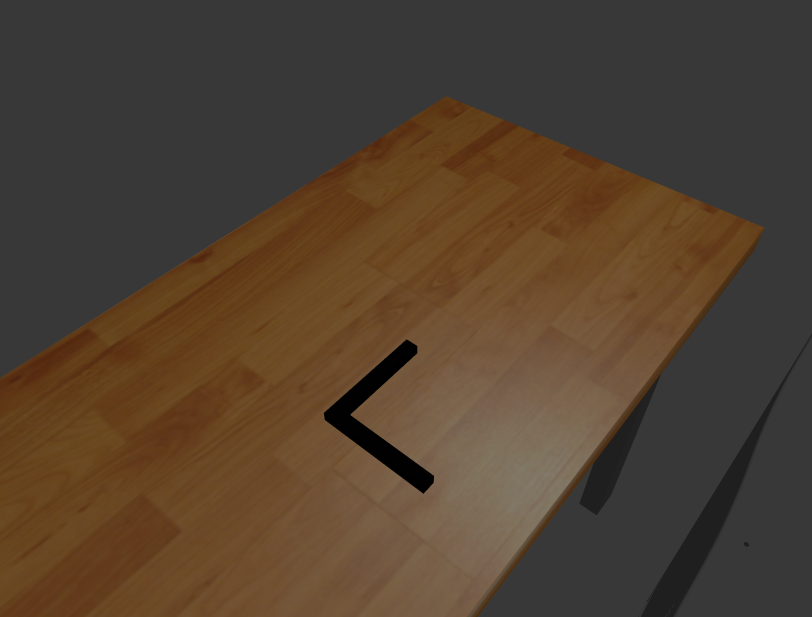
//> input picture templateRight.png, 1624 x 1234 px (shown at 1/2 size)
$ ./frameDetection   (built with g++ and OpenCV 4)
//> lines starting //> are read from the running program, lines starting //| are printed output that depends on the picture; after the words box and inside, x2 and y2 are one past the last pixel; in counts of white or black regions, pixels touching at a corner belong together
#include <opencv2/highgui/highgui.hpp>
#include <opencv2/core/core.hpp>
#include <opencv/cv.hpp>
#include <opencv2/imgproc.hpp>
#include <iostream>

using namespace std;
using namespace cv;

void getPiecesCenter(Mat &frame, Mat &thresholdImage, Mat &output, int run);

int main(){
    Mat frame1 = imread("templateRight.png", IMREAD_GRAYSCALE);
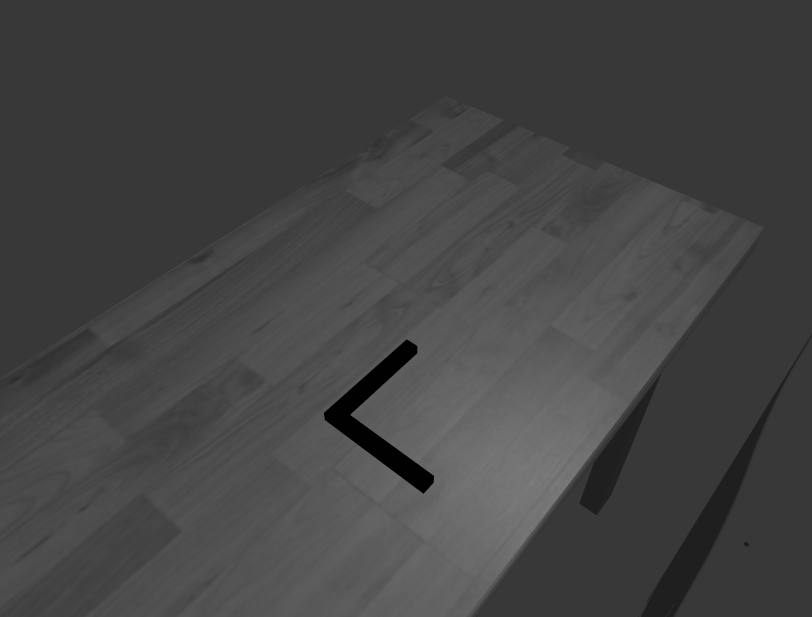
//> frame1: 1234 rows x 1624 cols, CV_8UC1 (shown at 1/2 size); min 0, max 125, mean 67.9
    Mat canny1 = Mat::zeros(frame1.size(), CV_8UC3);
    Mat output1 = Mat::zeros(frame1.size(), CV_8UC3);

    getPiecesCenter(frame1, canny1, output1, 1);
    getPiecesCenter(frame1, canny1, output1, 1);
    getPiecesCenter(frame1, canny1, output1, 1);
    getPiecesCenter(frame1, canny1, output1, 1);
    getPiecesCenter(frame1, canny1, output1, 1);

    imshow("FRAME1", frame1);
    imshow("CANNY1", canny1);
    imshow("OUT1", output1);

    waitKey(0);
    destroyAllWindows();
    return 0;
}

void getPiecesCenter(Mat &frame, Mat &thresholdImage, Mat &output, int run){
//> called with run = 1
    // [13 lines of commented-out code are left out]

    double xCenter = frame.size().width/2;
//> xCenter = 812
    double yCenter = frame.size().height/2;
//> yCenter = 617

    medianBlur(frame,frame,7);
//> frame: 1234 rows x 1624 cols, CV_8UC1; 15.96% of pixels changed, all inside (x1, y1, x2, y2) = (0, 192, 1624, 1234)

    Canny(frame, thresholdImage, 255, 255, 3);
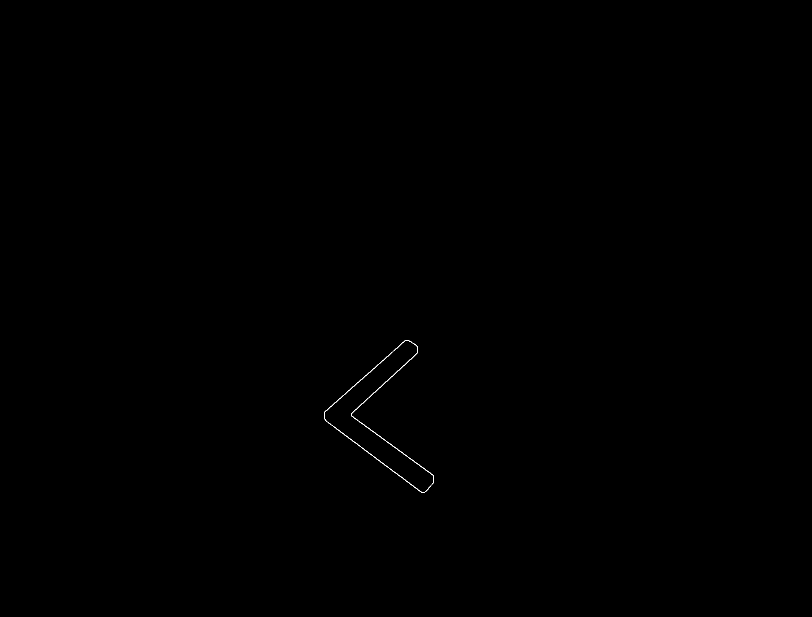
//> thresholdImage: 1234 rows x 1624 cols, CV_8UC1 (shown at 1/2 size); 0.06% white in thin lines or dots, all inside (x1, y1, x2, y2) = (648, 680, 868, 986)

    morphologyEx(thresholdImage, frame, MORPH_CLOSE, Mat::ones(8,8, CV_32F));
//> frame: 1234 rows x 1624 cols, CV_8UC1; 0.07% white in thin lines or dots, all inside (x1, y1, x2, y2) = (649, 681, 869, 987)

    //To store contours
    vector<vector<Point>> contours, contours2;
    //To store hierarchy(nestedness)
    vector<Vec4i> hierarchy;
    //Find contours
    //findContours(thresholdedImage, contours, hierarchy, RETR_TREE, CHAIN_APPROX_SIMPLE);
    findContours(frame, contours, hierarchy, RETR_EXTERNAL, CHAIN_APPROX_SIMPLE);
//> contours = 1 contour; box (x1, y1, x2, y2) and area: (649, 681, 869, 987) 17310

    double epsilon;
    vector<Point> tmp;
    for( size_t i = 0; i < contours.size(); i++ ){
        epsilon = 0.01*arcLength(contours[i], true);
        approxPolyDP(contours[i], tmp, epsilon, true);
        contours2.push_back(tmp);
    }
//> this loop made 1 pass
//> epsilon on pass 1: 9.8
//> after the loop, tmp = 6 Points (x, y): [811, 681], [649, 835], [849, 986], [867, 951], [706, 833], [835, 707]

    Point center, innerCorner;
    double d;
    double d1;
    for( size_t i = 0; i < contours2.size(); i++ ){
        if(arcLength(contours2[i], true) > 400){
            drawContours(output, contours2, i, Scalar(255,255,255), CV_FILLED);
            Rect br = boundingRect(contours2[i]);
            center = Point2d(br.x+br.width/2, br.y+br.height/2);
            innerCorner = contours2[i][0];
            d1 = sqrt(pow(innerCorner.x-center.x,2)+pow(innerCorner.y-center.y,2));
            for (int j = 1; j < contours2[i].size(); ++j){
                d = sqrt(pow(contours2[i][j].x-center.x,2)+pow(contours2[i][j].y-center.y,2));
                if(d < d1){
                    d1 = d;
                    innerCorner = contours2[i][j];
                }

            }
            output.at<Vec3b>(innerCorner.y, innerCorner.x) = Vec3b(0,0,255);
            output.at<Vec3b>(innerCorner.y+1, innerCorner.x-1) = Vec3b(0,0,255);
            output.at<Vec3b>(innerCorner.y-1, innerCorner.x+1) = Vec3b(0,0,255);
            output.at<Vec3b>(innerCorner.y+1, innerCorner.x+1) = Vec3b(0,0,255);
            output.at<Vec3b>(innerCorner.y-1, innerCorner.x-1) = Vec3b(0,0,255);
            output.at<Vec3b>(innerCorner.y+1, innerCorner.x) = Vec3b(0,0,255);
            output.at<Vec3b>(innerCorner.y-1, innerCorner.x) = Vec3b(0,0,255);
            output.at<Vec3b>(innerCorner.y, innerCorner.x+1) = Vec3b(0,0,255);
            output.at<Vec3b>(innerCorner.y, innerCorner.x-1) = Vec3b(0,0,255);
        }
    }
//> this loop made 1 pass
//> (br, center, innerCorner, d1, d) on pass 1: (Rect(649, 681, 219, 306), Point(758, 834), Point(706, 833), 52.01, 148.5)
//> after the loop, d1 = 52.01; d = 148.5
//> call 2 of getPiecesCenter, with run = 1
//> in getPiecesCenter (call 2), `medianBlur(frame,frame,7);`:
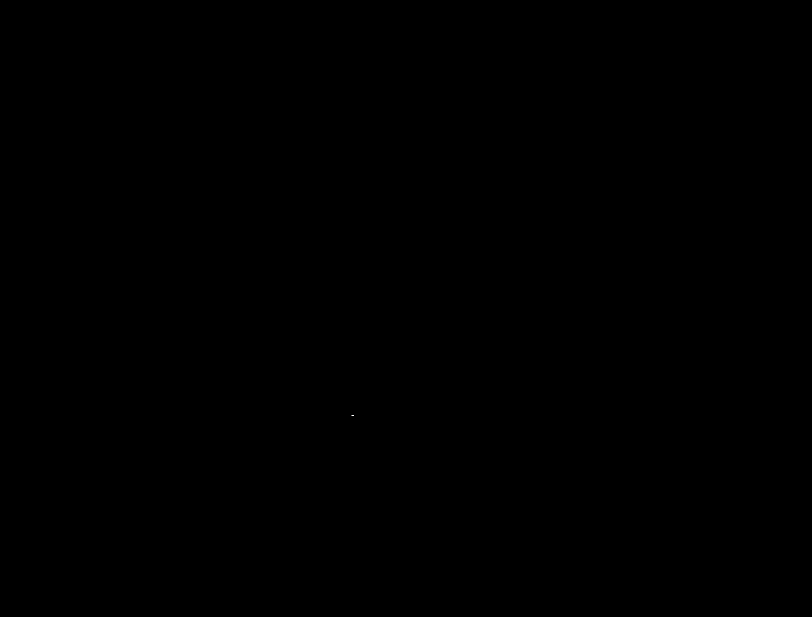
//> frame: 1234 rows x 1624 cols, CV_8UC1 (shown at 1/2 size); 0% white in thin lines or dots, all inside (x1, y1, x2, y2) = (703, 830, 707, 832)
//> in getPiecesCenter (call 2), `Canny(frame, thresholdImage, 255, 255, 3);`:
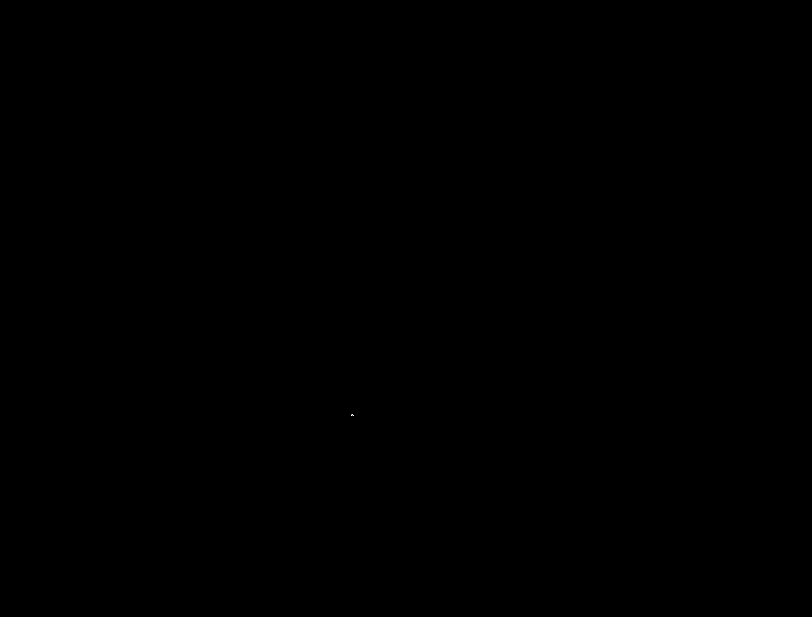
//> thresholdImage: 1234 rows x 1624 cols, CV_8UC1 (shown at 1/2 size); 0% white in thin lines or dots, all inside (x1, y1, x2, y2) = (703, 829, 707, 832)
//> in getPiecesCenter (call 2), `morphologyEx(thresholdImage, frame, MORPH_CLOSE, Mat::ones(8,8, CV_32F..`: frame: 1234 rows x 1624 cols, CV_8UC1; 0% white in thin lines or dots, all inside (x1, y1, x2, y2) = (704, 830, 708, 833)
//> in getPiecesCenter (call 2), `findContours(frame, contours, hierarchy, RETR_EXTERNAL, CHAIN_APPROX_S..`: contours = 1 contour, all with area under 20
//> the loop in getPiecesCenter (call 2), `for( size_t i = 0; i < contours.size(); i++ )` made 1 pass
//> epsilon on pass 1: 0.0941
//> after the loop in getPiecesCenter (call 2), `for( size_t i = 0; i < contours.size(); i++ )`: tmp = 5 Points (x, y): [704, 830], [704, 832], [707, 832], [707, 831], [706, 830]
//> the loop in getPiecesCenter (call 2), `for( size_t i = 0; i < contours2.size(); i++ )` made 1 pass
//> after the loop in getPiecesCenter (call 2), `for( size_t i = 0; i < contours2.size(); i++ )`: innerCorner = Point(0, 0); d1 = 0
//> in getPiecesCenter (call 3), `medianBlur(frame,frame,7);`: frame: 1234 rows x 1624 cols, CV_8UC1; every value is 0
//> in getPiecesCenter (call 3), `findContours(frame, contours, hierarchy, RETR_EXTERNAL, CHAIN_APPROX_S..`: contours = 0 contours

    // [5 lines of commented-out code are left out]
}
